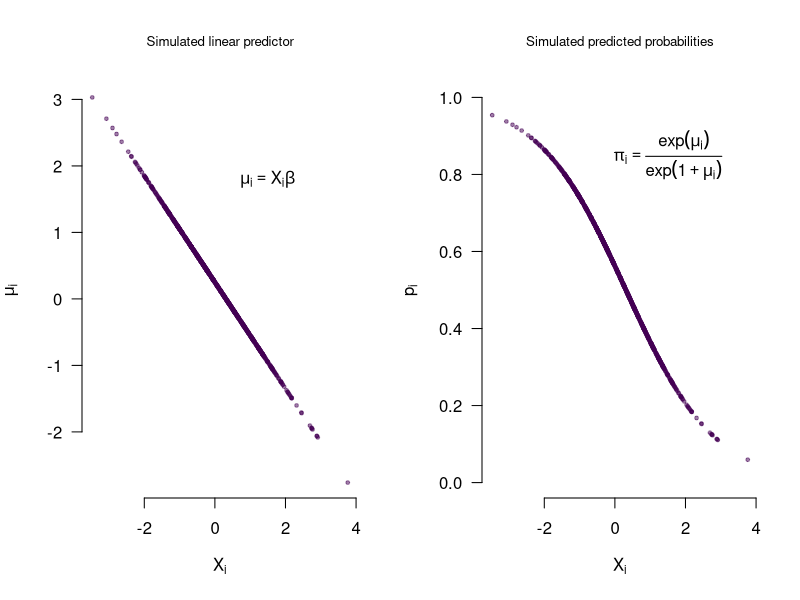
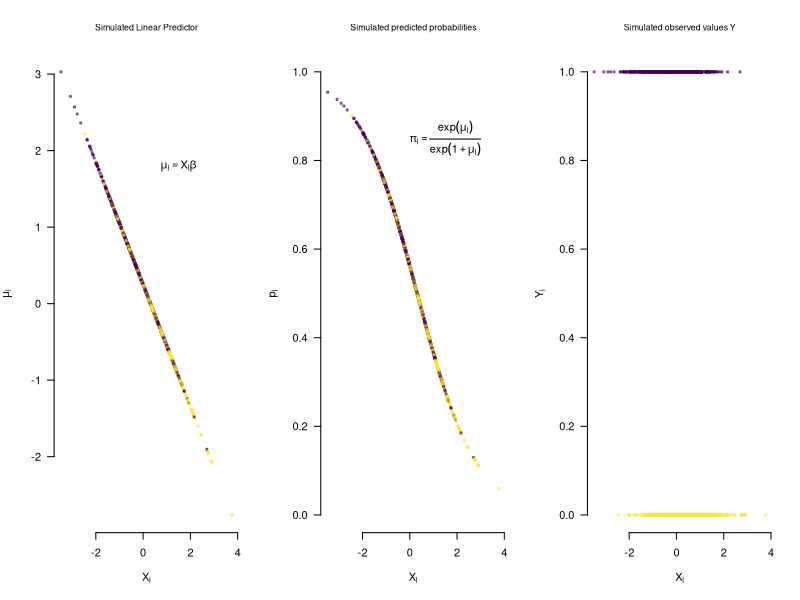
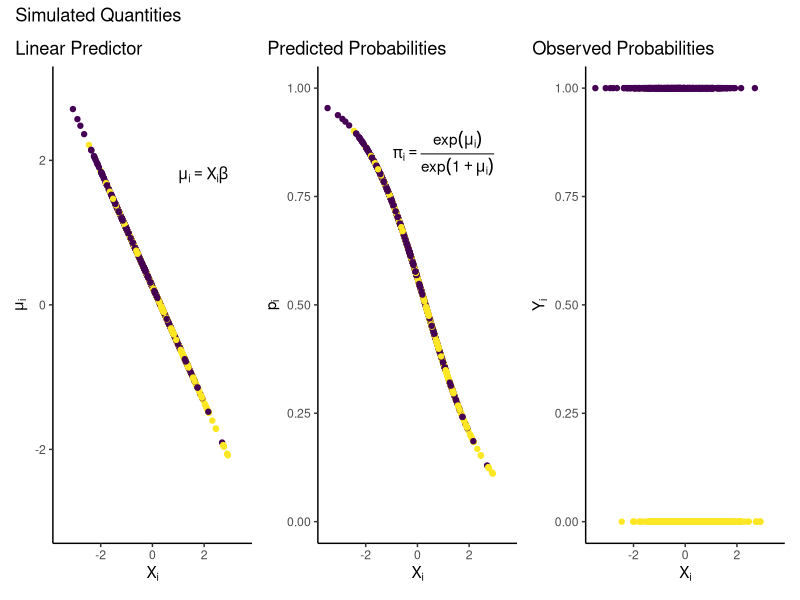

The R script that drew these images, in order: (Note: this script raises an error after producing the figures.)
## ---- chunk 1
# The first line sets an option for the final document that can be produced from
# the .Rmd file. Don't worry about it.
knitr::opts_chunk$set(echo = TRUE,
                      collapse = TRUE,
                      out.width="\\textwidth", # for larger figures 
                      attr.output = 'style="max-height: 200px"',
                      tidy = 'styler' # styles the code in the output 
                      )

# The next bit is quite powerful and useful. 
# First you define which packages you need for your analysis and assign it to 
# the p_needed object. 
p_needed <-
  c("ggplot2", "viridis", "MASS", "optimx", "scales", "foreign", 
    "separationplot", "patchwork", "stargazer", "ggplotify")

# Now you check which packages are already installed on your computer.
# The function installed.packages() returns a vector with all the installed 
# packages.
packages <- rownames(installed.packages())
# Then you check which of the packages you need are not installed on your 
# computer yet. Essentially you compare the vector p_needed with the vector
# packages. The result of this comparison is assigned to p_to_install.
p_to_install <- p_needed[!(p_needed %in% packages)]
# If at least one element is in p_to_install you then install those missing
# packages.
if (length(p_to_install) > 0) {
  install.packages(p_to_install)
}
# Now that all packages are installed on the computer, you can load them for
# this project. Additionally the expression returns whether the packages were
# successfully loaded.
sapply(p_needed, require, character.only = TRUE)

# This is an option for stargazer tables
# It automatically adapts the output to html or latex,
# depending on whether we want a html or pdf file
stargazer_opt <- ifelse(knitr::is_latex_output(), "latex", "html")


# only relevant for ggplot2 plotting
# setting a global ggplot theme for the entire document to avoid 
# setting this individually for each plot 
theme_set(theme_classic() + # start with classic theme 
  theme(
    plot.background = element_blank(),# remove all background 
    plot.title.position = "plot", # move the plot title start slightly 
    legend.position = "bottom" # by default, put legend on the bottom
  ))

## ---- chunk 2
# N of Population 
n <- 1000

# Set our true Parameters
beta0 <- 0.25
beta1 <- -0.8

# Randomly draw an Independent Variable
set.seed(2022)
X <- rnorm(n, 0, 1)
## ---- chunk 3
mu <- beta0 + beta1 * X 

p <- exp(mu) / (1 + exp(mu))

# we achieve the same with the following code:
p <- plogis(mu)
## ---- chunk 4
par(mfrow = c(1, 2))

# Systematic component: linear predictor
plot(x = X,
     y = mu,
     pch = 19,
     cex = 0.5,
     col = viridis(1, 0.5),
     main = "Simulated linear predictor",
     font.main = 1,
     cex.main = 0.8,
     ylab = expression(mu[i]),
     xlab = expression(X[i]),
     las  = 1, 
     bty = "n")
text(x = 1.5,
     y = 1.8,
     labels = expression(mu[i] == X[i] * beta))

# Systematic component: predicted probabilities
plot(x = X,
     y = p,
     pch = 19,
     cex = 0.5,
     col = viridis(1, 0.5),
     ylim = c(0,1),
     main = "Simulated predicted probabilities",
     font.main = 1,
     cex.main = 0.8,
     ylab = expression(p[i]),
     xlab = expression(X[i]),
     las = 1, 
     bty = "n")
text(x = 1.5,
     y = 0.85,
     labels = expression(pi[i] == frac(exp(mu[i]), exp(1 + mu[i]))))
## ---- chunk 5
Y <- rbinom(n, 1, p)
## ---- chunk 6
par(mfrow = c(1, 3))

# Systematic component: LP (unobserved in reality)
plot(x = X,
     y = mu,
     pch = 19,
     cex = 0.5,
     col = ifelse(Y == 1, viridis(2, 0.5)[1],  viridis(2, 0.5)[2]),
     main = "Simulated Linear Predictor",
     font.main = 1,
     cex.main = 0.8,
     ylab = expression(mu[i]),
     xlab = expression(X[i]),
     las = 1,
     bty = "n")
text(x = 1.5,
     y = 1.8,
     labels = expression(mu[i] == X[i] * beta))

# Systematic component: predicted probabilities (unobserved in reality)
plot(x = X,
     y = p,
     pch = 19,
     cex = 0.5,
     ylim = c(0,1),
     col = ifelse(Y == 1, viridis(2, 0.5)[1],  viridis(2, 0.5)[2]),
     main = "Simulated predicted probabilities",
     font.main = 1,
     cex.main = 0.8,
     ylab = expression(p[i]),
     xlab = expression(X[i]),
     las = 1,
     bty = "n")
text(x = 1.5,
     y = 0.85,
     labels = expression(pi[i] == frac(exp(mu[i]), exp(1 + mu[i]))))

# observed values
plot(x = X,
     y = Y,
     pch = 19,
     cex = 0.5,
     col = ifelse(Y == 1, viridis(2, 0.5)[1],  viridis(2, 0.5)[2]),
     main = "Simulated observed values Y",
     font.main = 1,
     cex.main = 0.8,
     ylab = expression(Y[i]),
     xlab = expression(X[i]), 
     las = 1, 
     bty = "n")
## ---- chunk 7
# Systematic component: LP
syst <- ggplot() +
  scale_y_continuous(limits = c(-3, 3)) +
  scale_x_continuous(limits = c(-3.5, 3.5)) +
  geom_point(aes(x = X, y = mu,
                 color = Y)) +
  labs(x = expression(X[i]),
       y = expression(mu[i]),
       title = "Linear Predictor") +
  annotate("text",
           label = expression(mu[i] == X[i] * beta),
           x = 1, y = 1.8,
           hjust = 0) 

# Systematic component: predicted probabilities
pps <- ggplot() +
  scale_y_continuous(limits = c(0, 1)) +
  scale_x_continuous(limits = c(-3.5, 3.5)) +
  geom_point(aes(x = X, y = p,
                 color = Y)) +
  labs(x = expression(X[i]),
       y = expression(p[i]),
       title = "Predicted Probabilities") +
  annotate("text",
           label = expression(pi[i] == frac(exp(mu[i]), exp(1 + mu[i]))),
           x = 1, y = 0.85)

# observed values
yhat <- ggplot() +
  scale_y_continuous(limits = c(0, 1)) +
  scale_x_continuous(limits = c(-3.5, 3.5)) +
  geom_point(aes(x = X, y = Y,
                 color = Y)) +
  labs(x = expression(X[i]),
       y = expression(Y[i]),
       title = "Observed Probabilities") 

syst + pps + yhat  + 
  plot_annotation(title = "Simulated Quantities") &
  scale_color_viridis(direction = -1) & theme(legend.position = "none")

## ---- chunk 8
l_response <- function(x){
  exp(x) / (1 + exp(x))
}
## ---- chunk 9
logit_ll <- function(X, Y, theta){
  
  beta0 <- theta[1]
  beta1 <- theta[2]
  
  mu <- theta[1] + theta[2] * X
  
  logl <- sum(Y*log(l_response(mu)) + (1 - Y)*log(1 - l_response(mu)))
  
  return(logl)
}
## ---- chunk 10
# Set Starting Values
stval <- c(0, 0) # 2 values of theta -> 2 starting values 

# Optimize
res <- optimx(par = stval,    # start values
              fn = logit_ll,  # log-likelihood function
              Y = Y,
              X = X, 
              control = list(maximize = T))
res
## ---- chunk 11
m0 <- glm(Y ~ X, 
          family = binomial(link = logit))

summary(m0)
## ---- chunk 12
m0_probit <- glm(Y ~ X, 
                 family = binomial(link = probit))

m0_probit$coefficients
## ---- chunk 13
head(l_response(coef(m0)[1] + coef(m0)[2] * X))
## ---- chunk 14
head(pnorm(coef(m0_probit)[1] + coef(m0_probit)[2] * X))
## ---- chunk 15
# 1. get the coefficients
beta_hat <- coef(m0)

# 2. Get the variance-covariance matrix
V_hat <- vcov(m0)

# 3. Set up a multivariate normal distribution N(beta_hat, V_hat)
# 4. Draw from the distribution nsim times
nsim <- 10000
S <- mvrnorm(n = nsim, 
             mu = beta_hat, 
             Sigma = V_hat)
## ---- chunk 16
# we simulate over a sequence of x-values
seq_X <- seq(min(X), max(X), length.out = 100)
scenario <- cbind(1, seq_X)

# linear predictor 
Xbeta <- S %*% t(scenario)

dim(Xbeta)
## ---- chunk 17
p_sim <- (exp(Xbeta))/ (1 + exp(Xbeta))

# we can also use our own function:
p_sim <- l_response(Xbeta)

# or the build-in R-function for logistic distribution function (CDF):
p_sim <- plogis(Xbeta) # aka inverse logit 

dim(p_sim)
## ---- chunk 18
p_mean <- apply(p_sim, 2, mean)
p_qu <- t(apply(p_sim, 2, quantile, prob = c(0.025, 0.975)))
## ---- chunk 19
plot(x = seq_X, 
     y = p_mean, 
     ylim = c(0,1),
     xlim = range(pretty(seq_X)),
     type="n",
     main = "Predicted Probabilies of Y",
     ylab = "Probability of Y",
     xlab = "X",
     bty = "n",
     las = 1)

# plot uncertainty with a polygon
polygon(x = c(rev(seq_X), seq_X), 
        y = c(rev(p_qu[,2]), p_qu[,1]),
        col = viridis(1, 0.4),
        border = NA)

# and a line
lines(x = seq_X, 
      y = p_mean,
      lwd = 2)
## ---- chunk 20
plot(x = seq_X, 
     y = p_mean, 
     ylim = c(0,1),
     xlim = range(pretty(seq_X)),
     type="n",
     main = "Predicted Probabilies of Y",
     ylab = "Probability of Y",
     xlab = "X",
     bty = "n",
     las = 1)

# plot uncertainty with a polygon
polygon(x = c(rev(seq_X), seq_X), 
        y = c(rev(p_qu[,2]), p_qu[,1]),
        col = viridis(2, 0.4)[1],
        border = NA)

# and a line
lines(x = seq_X, 
      y = p_mean,
      lwd = 2)

# we add the "true" probabilities
# note that these are unobserved in the real world
points(x = X,
       y = p,
       pch = 1,
       cex = 0.5,
       ylim = c(0,1),
       col = viridis(2, 0.4)[2])
## ---- chunk 21
# data frame for predicted probabilities and CI
plot_df <- data.frame("p_mean" = p_mean,
                      "ci_lo" = p_qu[,1],
                      "ci_hi" = p_qu[,2])
plot_df$seq_X <- seq_X

# plot
pp <- ggplot(data = plot_df, aes(x = seq_X, y = p_mean)) +
  geom_line() +
  geom_ribbon(
    aes(ymin = ci_lo, ymax = ci_hi),
    fill = viridis(1, 0.5), # add color for filling 
    color = viridis(1), # add color for lines
    linetype = "dashed" # make lines dashed
  ) +
  labs(
    x = "X",
    y = "Probability of Y",
    title = "Predicted Probabilities of Y"
  )
pp
## ---- chunk 22
fake_data <- data.frame(X, p)
pp + geom_point(
  data = fake_data,
  aes(x = X, y = p),
  shape = 1,
  color = viridis(2, 0.4)[2]
)
## ---- chunk 23
table(observed = Y, 
      predicted = (m0$fitted.values > 0.5)*1) # or simply round(m0$fitted.values)
## ---- chunk 24
class_table <- table(observed = Y, predicted = (m0$fitted.values > 0.5)*1)
class_table

pcp <- sum(diag(class_table)) / sum(class_table)
pcp
## ---- chunk 25
separationplot(pred = m0$fitted, 
               actual = Y,
               line = TRUE,
               heading = "Separation Plot for Model 0", 
               show.expected = T,
               col0 = viridis(2, alpha = 0.5)[2],
               col1 = viridis(2, alpha = 0.5)[1],
               lwd2 = 2,
               height = 2,
               newplot = F)
## ---- chunk 26
as.ggplot(~separationplot(pred = m0$fitted, 
                         actual = Y,
                         line = TRUE,
                         show.expected = T,
                         col0 = viridis(2)[2],
                         col1 = viridis(2)[1],
                         lwd2 = 2,
                         newplot = F)) +
  labs(title = "Separation Plot for Model 0")
## ---- chunk 27
df <- read.dta("raw-data/fearon.dta")
stargazer(df, type = stargazer_opt)
## ---- chunk 28
res2 <- optimx(stval, 
               logit_ll, 
               Y = df$civilwar, 
               X = df$log_mountain, 
               control = list(maximize=T))

res2
## ---- chunk 29
m1 <- glm(civilwar ~ log_mountain, 
          data = df, 
          family = binomial(link = logit))
## ---- chunk 30
m1$coefficients

res2[1:2, 1:2]
## ---- chunk 31
df <- read.dta("raw-data/fearon_rep.dta")
summary(df)

df2 <- na.omit(df)
summary(df2)
## ---- chunk 32
m_fearon1 <- glm(
  civilwar ~
    priorwar +
    gdp_lagged +
    log_population +
    log_mountain +
    noncontiguous +
    oil +
    newstate +
    instability +
    democracy1 +
    ethnicfrac +
    relifrac,
  data = df,
  family = binomial(link = logit)
)

## ---- chunk 33
log_mountain_range <- 
  seq(min(df$log_mountain, na.rm = T), 
      max(df$log_mountain, na.rm = T), 
      length.out = 100)

scenario <- 
  cbind(1,                                    # The Intercept
        median(df$priorwar, na.rm = T),       # The median of priorwar
        mean(df$gdp_lagged, na.rm = T),       # The mean of gdp_lagged
        mean(df$log_population, na.rm = T),   # The mean of log_population
        log_mountain_range,                   # Our sequence for log_mountain
        median(df$noncontiguous, na.rm = T),  # The median of noncontiguous
        median(df$oil, na.rm = T),            # The median of oil
        median(df$newstate, na.rm = T),       # The median of newstate
        median(df$instability, na.rm = T),    # The median of instability
        mean(df$democracy1, na.rm = T),       # The mean of democracy1
        mean(df$ethnicfrac, na.rm = T),       # The mean of ethnicfrac
        mean(df$relifrac, na.rm = T)          # The mean of relifrac
        )

# Have a look at the scenario
head(scenario)

# Is everything in the correct order?
coef(m_fearon1)
## ---- chunk 34
# Expected Values (no fundamental uncertainty)
table(
  observed = factor(m_fearon1$model$civilwar, levels = 0:1),
  predicted = factor((m_fearon1$fitted.values > 0.5) * 1, levels = 0:1)
)

# Predicted Values (including fundamental uncertainty)
table(
  observed = factor(m_fearon1$model$civilwar, levels = 0:1),
  predicted = factor(rbinom(
    n = length(m1$fitted.values),
    size = 1,
    p = m1$fitted.values
  ),
  levels = 0:1)
)
## ---- chunk 35
separationplot(m_fearon1$fitted, m_fearon1$model$civilwar,
               line = TRUE,
               heading = "Fearon/Laitin: Model 1", 
               show.expected = T,
               height = 2,
               col0 = viridis(2)[2],
               col1 = viridis(2)[1],
               lwd2 = 2,
               newplot = F)
## ---- chunk 36
class_table1 <- 
  table(observed = factor(m_fearon1$model$civilwar, levels = 0:1), 
        predicted = factor((m_fearon1$fitted.values > 0.5)*1, levels = 0:1))

pcp_1 <- sum(diag(class_table1)) / sum(class_table1)

pcp_1
## ---- chunk 37
table(m_fearon1$model$civilwar)
max(table(m_fearon1$model$civilwar)) / sum(table(m_fearon1$model$civilwar))
## ---- chunk 38
# m_fearon1$model contains the data used to estimate the model 
# there are no missing data there, and the variables are in the same order as
# the main terms in the regression equation (but this is not as straightforward
# with models with interactions or cases where we pass character or factor vars 
# into the model)
# the first column is the dependent variable
head(m_fearon1$model)

average_case <- function(x, rep = 1) {
  # if there only two unique values in x and  difference between them is 1 
  # (i.e. it is a dummy variable 0/1, 1/2 or similar)
  if (!is.numeric(x)) return(paste0("Transform variable to numeric"))
  if (length(unique(x)) == 2 & diff(range(x)) == 1) {
    # we take a median
    rep(median(x, na.rm = T), rep)
  }else{
    # otherwise, we take a mean
    rep(mean(x, na.rm = T), rep)
  }
  
}
# calculate the average for all independent variables 
scenario <- cbind(1, apply(m_fearon1$model[,-1], 2, average_case, rep = 100))
# substitute the values in one variable with a sequence
scenario[, which(colnames(scenario) == "log_mountain")] <-
  seq(min(df$log_mountain, na.rm = T), 
      max(df$log_mountain, na.rm = T), 
      length.out = 100)
